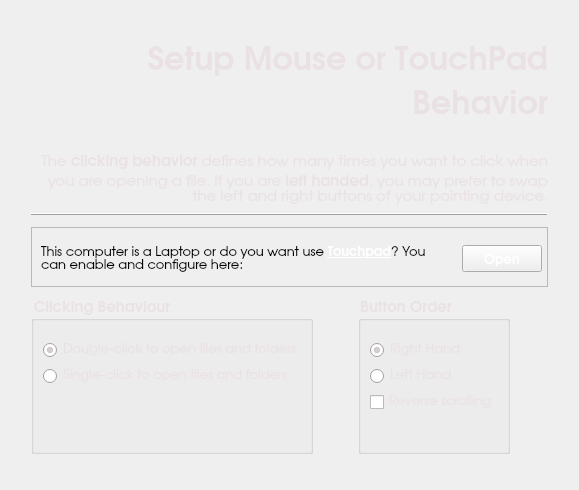
<?xml version="1.0" encoding="UTF-8"?>
<ui version="4.0">
 <class>mouseWidget</class>
 <widget class="QWidget" name="mouseWidget">
  <property name="geometry">
   <rect>
    <x>0</x>
    <y>0</y>
    <width>579</width>
    <height>490</height>
   </rect>
  </property>
  <property name="windowTitle">
   <string>Mouse</string>
  </property>
  <property name="styleSheet">
   <string notr="true"/>
  </property>
  <layout class="QGridLayout" name="gridLayout_3">
   <item row="1" column="1">
    <layout class="QVBoxLayout" name="verticalLayout">
     <item>
      <layout class="QVBoxLayout" name="verticalLayout_4">
       <item>
        <widget class="QLabel" name="label">
         <property name="sizePolicy">
          <sizepolicy hsizetype="Preferred" vsizetype="Fixed">
           <horstretch>0</horstretch>
           <verstretch>0</verstretch>
          </sizepolicy>
         </property>
         <property name="minimumSize">
          <size>
           <width>0</width>
           <height>50</height>
          </size>
         </property>
         <property name="font">
          <font>
           <family>URW Gothic L</family>
           <pointsize>24</pointsize>
           <weight>75</weight>
           <bold>true</bold>
          </font>
         </property>
         <property name="styleSheet">
          <string>color: rgb(234, 225, 228);</string>
         </property>
         <property name="text">
          <string>Setup Mouse or TouchPad Behavior</string>
         </property>
         <property name="alignment">
          <set>Qt::AlignRight|Qt::AlignTrailing|Qt::AlignVCenter</set>
         </property>
         <property name="wordWrap">
          <bool>true</bool>
         </property>
        </widget>
       </item>
      </layout>
     </item>
     <item>
      <spacer name="verticalSpacer">
       <property name="orientation">
        <enum>Qt::Vertical</enum>
       </property>
       <property name="sizeType">
        <enum>QSizePolicy::Expanding</enum>
       </property>
       <property name="sizeHint" stdset="0">
        <size>
         <width>20</width>
         <height>20</height>
        </size>
       </property>
      </spacer>
     </item>
     <item>
      <layout class="QHBoxLayout" name="horizontalLayout">
       <item>
        <widget class="QLabel" name="labelMouseDesc">
         <property name="minimumSize">
          <size>
           <width>300</width>
           <height>0</height>
          </size>
         </property>
         <property name="font">
          <font>
           <family>URW Gothic L</family>
           <pointsize>11</pointsize>
          </font>
         </property>
         <property name="styleSheet">
          <string notr="true">color: rgb(234, 225, 228);</string>
         </property>
         <property name="text">
          <string>The &lt;b&gt;clicking behavior&lt;/b&gt; defines how many times you want to click when you are opening a file. If you are &lt;b&gt;left handed&lt;/b&gt;, you may prefer to swap the left and right buttons of your pointing device.</string>
         </property>
         <property name="alignment">
          <set>Qt::AlignRight|Qt::AlignTrailing|Qt::AlignVCenter</set>
         </property>
         <property name="wordWrap">
          <bool>true</bool>
         </property>
        </widget>
       </item>
      </layout>
     </item>
     <item>
      <widget class="QFrame" name="frame">
       <property name="sizePolicy">
        <sizepolicy hsizetype="Preferred" vsizetype="Fixed">
         <horstretch>0</horstretch>
         <verstretch>10</verstretch>
        </sizepolicy>
       </property>
       <property name="frameShape">
        <enum>QFrame::HLine</enum>
       </property>
       <property name="frameShadow">
        <enum>QFrame::Raised</enum>
       </property>
      </widget>
     </item>
     <item>
      <spacer name="verticalSpacer_4">
       <property name="orientation">
        <enum>Qt::Vertical</enum>
       </property>
       <property name="sizeType">
        <enum>QSizePolicy::Fixed</enum>
       </property>
       <property name="sizeHint" stdset="0">
        <size>
         <width>20</width>
         <height>5</height>
        </size>
       </property>
      </spacer>
     </item>
     <item>
      <widget class="QFrame" name="frame_2">
       <property name="sizePolicy">
        <sizepolicy hsizetype="Expanding" vsizetype="Expanding">
         <horstretch>0</horstretch>
         <verstretch>0</verstretch>
        </sizepolicy>
       </property>
       <property name="minimumSize">
        <size>
         <width>0</width>
         <height>60</height>
        </size>
       </property>
       <property name="frameShape">
        <enum>QFrame::StyledPanel</enum>
       </property>
       <property name="frameShadow">
        <enum>QFrame::Sunken</enum>
       </property>
       <widget class="QWidget" name="layoutWidget">
        <property name="geometry">
         <rect>
          <x>0</x>
          <y>1</y>
          <width>521</width>
          <height>61</height>
         </rect>
        </property>
        <layout class="QHBoxLayout" name="horizontalLayout_3">
         <property name="leftMargin">
          <number>10</number>
         </property>
         <property name="rightMargin">
          <number>10</number>
         </property>
         <item>
          <widget class="QLabel" name="labelTouchPadPdesc">
           <property name="sizePolicy">
            <sizepolicy hsizetype="Expanding" vsizetype="Preferred">
             <horstretch>0</horstretch>
             <verstretch>0</verstretch>
            </sizepolicy>
           </property>
           <property name="font">
            <font>
             <family>URW Gothic L</family>
             <pointsize>10</pointsize>
            </font>
           </property>
           <property name="autoFillBackground">
            <bool>false</bool>
           </property>
           <property name="text">
            <string>&lt;!DOCTYPE HTML PUBLIC &quot;-//W3C//DTD HTML 4.0//EN&quot; &quot;http://www.w3.org/TR/REC-html40/strict.dtd&quot;&gt;
&lt;html&gt;&lt;head&gt;&lt;meta name=&quot;qrichtext&quot; content=&quot;1&quot; /&gt;&lt;style type=&quot;text/css&quot;&gt;
p, li { white-space: pre-wrap; }
&lt;/style&gt;&lt;/head&gt;&lt;body style=&quot; font-family:'URW Gothic L'; font-size:10pt; font-weight:400; font-style:normal;&quot;&gt;
&lt;p style=&quot; margin-top:0px; margin-bottom:0px; margin-left:0px; margin-right:0px; -qt-block-indent:0; text-indent:0px;&quot;&gt;This computer is a Laptop or do you want use &lt;span style=&quot; font-weight:600; text-decoration: underline; color:#ffffff;&quot;&gt;Touchpad&lt;/span&gt;? You can enable and configure here:&lt;/p&gt;&lt;/body&gt;&lt;/html&gt;</string>
           </property>
           <property name="textFormat">
            <enum>Qt::AutoText</enum>
           </property>
           <property name="wordWrap">
            <bool>true</bool>
           </property>
          </widget>
         </item>
         <item>
          <spacer name="horizontalSpacer_4">
           <property name="orientation">
            <enum>Qt::Horizontal</enum>
           </property>
           <property name="sizeType">
            <enum>QSizePolicy::Fixed</enum>
           </property>
           <property name="sizeHint" stdset="0">
            <size>
             <width>15</width>
             <height>20</height>
            </size>
           </property>
          </spacer>
         </item>
         <item>
          <widget class="QPushButton" name="pushTouchPadButton">
           <property name="minimumSize">
            <size>
             <width>80</width>
             <height>0</height>
            </size>
           </property>
           <property name="maximumSize">
            <size>
             <width>120</width>
             <height>16777215</height>
            </size>
           </property>
           <property name="font">
            <font>
             <family>URW Gothic L</family>
             <pointsize>10</pointsize>
             <weight>75</weight>
             <bold>true</bold>
            </font>
           </property>
           <property name="toolTip">
            <string>&lt;!DOCTYPE HTML PUBLIC &quot;-//W3C//DTD HTML 4.0//EN&quot; &quot;http://www.w3.org/TR/REC-html40/strict.dtd&quot;&gt;
&lt;html&gt;&lt;head&gt;&lt;meta name=&quot;qrichtext&quot; content=&quot;1&quot; /&gt;&lt;style type=&quot;text/css&quot;&gt;
p, li { white-space: pre-wrap; }
&lt;/style&gt;&lt;/head&gt;&lt;body style=&quot; font-family:'Sans Serif'; font-size:9pt; font-weight:400; font-style:normal;&quot;&gt;
&lt;p style=&quot; margin-top:0px; margin-bottom:0px; margin-left:0px; margin-right:0px; -qt-block-indent:0; text-indent:0px;&quot;&gt;&lt;span style=&quot; font-weight:600;&quot;&gt;Configure and enable TouchPad tapping, &lt;/span&gt;&lt;/p&gt;
&lt;p style=&quot; margin-top:0px; margin-bottom:0px; margin-left:0px; margin-right:0px; -qt-block-indent:0; text-indent:0px;&quot;&gt;&lt;span style=&quot; font-weight:600;&quot;&gt;scrolling, buttons, etc...&lt;/span&gt;&lt;/p&gt;
&lt;p style=&quot;-qt-paragraph-type:empty; margin-top:0px; margin-bottom:0px; margin-left:0px; margin-right:0px; -qt-block-indent:0; text-indent:0px; font-weight:600;&quot;&gt;&lt;/p&gt;&lt;/body&gt;&lt;/html&gt;</string>
           </property>
           <property name="statusTip">
            <string/>
           </property>
           <property name="styleSheet">
            <string notr="true">border-color: rgb(255, 81, 0);
color: rgb(255, 255, 255);</string>
           </property>
           <property name="text">
            <string>Open</string>
           </property>
           <property name="flat">
            <bool>false</bool>
           </property>
          </widget>
         </item>
        </layout>
       </widget>
      </widget>
     </item>
     <item>
      <layout class="QHBoxLayout" name="horizontalLayout_2">
       <item>
        <layout class="QVBoxLayout" name="verticalLayout_2">
         <item>
          <widget class="QGroupBox" name="groupBoxClickBehaviour">
           <property name="font">
            <font>
             <family>URW Gothic L</family>
             <pointsize>11</pointsize>
             <weight>75</weight>
             <bold>true</bold>
            </font>
           </property>
           <property name="autoFillBackground">
            <bool>false</bool>
           </property>
           <property name="styleSheet">
            <string notr="true">color:#eae1e4</string>
           </property>
           <property name="title">
            <string>Clicking Behaviour</string>
           </property>
           <property name="flat">
            <bool>true</bool>
           </property>
           <property name="checkable">
            <bool>false</bool>
           </property>
           <layout class="QGridLayout" name="gridLayout">
            <item row="3" column="0">
             <widget class="QRadioButton" name="DoubleClick">
              <property name="font">
               <font>
                <family>URW Gothic L</family>
                <pointsize>10</pointsize>
                <weight>50</weight>
                <italic>false</italic>
                <bold>false</bold>
                <underline>false</underline>
                <strikeout>false</strikeout>
                <kerning>true</kerning>
               </font>
              </property>
              <property name="text">
               <string>Dou&amp;ble-click to open files and folders</string>
              </property>
              <property name="checked">
               <bool>true</bool>
              </property>
             </widget>
            </item>
            <item row="5" column="0">
             <spacer name="verticalSpacer_5">
              <property name="orientation">
               <enum>Qt::Vertical</enum>
              </property>
              <property name="sizeType">
               <enum>QSizePolicy::Expanding</enum>
              </property>
              <property name="sizeHint" stdset="0">
               <size>
                <width>20</width>
                <height>30</height>
               </size>
              </property>
             </spacer>
            </item>
            <item row="0" column="0">
             <spacer name="verticalSpacer_7">
              <property name="orientation">
               <enum>Qt::Vertical</enum>
              </property>
              <property name="sizeType">
               <enum>QSizePolicy::Fixed</enum>
              </property>
              <property name="sizeHint" stdset="0">
               <size>
                <width>20</width>
                <height>10</height>
               </size>
              </property>
             </spacer>
            </item>
            <item row="4" column="0">
             <widget class="QRadioButton" name="singleClick">
              <property name="enabled">
               <bool>true</bool>
              </property>
              <property name="font">
               <font>
                <family>URW Gothic L</family>
                <pointsize>10</pointsize>
               </font>
              </property>
              <property name="mouseTracking">
               <bool>true</bool>
              </property>
              <property name="text">
               <string>Single-click to open files and folders</string>
              </property>
              <property name="checked">
               <bool>false</bool>
              </property>
             </widget>
            </item>
           </layout>
          </widget>
         </item>
        </layout>
       </item>
       <item>
        <spacer name="horizontalSpacer">
         <property name="orientation">
          <enum>Qt::Horizontal</enum>
         </property>
         <property name="sizeType">
          <enum>QSizePolicy::Expanding</enum>
         </property>
         <property name="sizeHint" stdset="0">
          <size>
           <width>20</width>
           <height>20</height>
          </size>
         </property>
        </spacer>
       </item>
       <item>
        <layout class="QVBoxLayout" name="verticalLayout_3">
         <item>
          <widget class="QGroupBox" name="groupBoxButtonOrder">
           <property name="font">
            <font>
             <family>URW Gothic L</family>
             <pointsize>11</pointsize>
             <weight>75</weight>
             <bold>true</bold>
            </font>
           </property>
           <property name="styleSheet">
            <string notr="true">color:#eae1e4</string>
           </property>
           <property name="title">
            <string>Button Order</string>
           </property>
           <property name="flat">
            <bool>true</bool>
           </property>
           <property name="checkable">
            <bool>false</bool>
           </property>
           <layout class="QGridLayout" name="gridLayout_2">
            <item row="2" column="0">
             <widget class="QRadioButton" name="radioButtonRightHand">
              <property name="font">
               <font>
                <family>URW Gothic L</family>
                <pointsize>10</pointsize>
               </font>
              </property>
              <property name="text">
               <string>Right Hand</string>
              </property>
              <property name="checked">
               <bool>true</bool>
              </property>
             </widget>
            </item>
            <item row="4" column="0">
             <widget class="QCheckBox" name="checkReverse">
              <property name="font">
               <font>
                <family>URW Gothic L</family>
                <pointsize>10</pointsize>
               </font>
              </property>
              <property name="styleSheet">
               <string notr="true">color:#eae1e4</string>
              </property>
              <property name="text">
               <string>Reverse scrolling</string>
              </property>
             </widget>
            </item>
            <item row="3" column="0">
             <widget class="QRadioButton" name="radioButtonLeftHand">
              <property name="font">
               <font>
                <family>URW Gothic L</family>
                <pointsize>10</pointsize>
               </font>
              </property>
              <property name="text">
               <string>Left Hand</string>
              </property>
             </widget>
            </item>
            <item row="5" column="0">
             <spacer name="verticalSpacer_6">
              <property name="orientation">
               <enum>Qt::Vertical</enum>
              </property>
              <property name="sizeType">
               <enum>QSizePolicy::Expanding</enum>
              </property>
              <property name="sizeHint" stdset="0">
               <size>
                <width>20</width>
                <height>30</height>
               </size>
              </property>
             </spacer>
            </item>
            <item row="1" column="0">
             <spacer name="verticalSpacer_8">
              <property name="orientation">
               <enum>Qt::Vertical</enum>
              </property>
              <property name="sizeType">
               <enum>QSizePolicy::Fixed</enum>
              </property>
              <property name="sizeHint" stdset="0">
               <size>
                <width>20</width>
                <height>10</height>
               </size>
              </property>
             </spacer>
            </item>
           </layout>
          </widget>
         </item>
        </layout>
       </item>
       <item>
        <spacer name="horizontalSpacer_5">
         <property name="orientation">
          <enum>Qt::Horizontal</enum>
         </property>
         <property name="sizeType">
          <enum>QSizePolicy::Expanding</enum>
         </property>
         <property name="sizeHint" stdset="0">
          <size>
           <width>20</width>
           <height>20</height>
          </size>
         </property>
        </spacer>
       </item>
      </layout>
     </item>
    </layout>
   </item>
   <item row="2" column="1">
    <spacer name="verticalSpacer_2">
     <property name="orientation">
      <enum>Qt::Vertical</enum>
     </property>
     <property name="sizeHint" stdset="0">
      <size>
       <width>20</width>
       <height>40</height>
      </size>
     </property>
    </spacer>
   </item>
   <item row="1" column="0">
    <spacer name="horizontalSpacer_2">
     <property name="orientation">
      <enum>Qt::Horizontal</enum>
     </property>
     <property name="sizeType">
      <enum>QSizePolicy::Fixed</enum>
     </property>
     <property name="sizeHint" stdset="0">
      <size>
       <width>20</width>
       <height>20</height>
      </size>
     </property>
    </spacer>
   </item>
   <item row="0" column="1">
    <spacer name="verticalSpacer_3">
     <property name="orientation">
      <enum>Qt::Vertical</enum>
     </property>
     <property name="sizeType">
      <enum>QSizePolicy::Expanding</enum>
     </property>
     <property name="sizeHint" stdset="0">
      <size>
       <width>20</width>
       <height>40</height>
      </size>
     </property>
    </spacer>
   </item>
   <item row="1" column="2">
    <spacer name="horizontalSpacer_3">
     <property name="orientation">
      <enum>Qt::Horizontal</enum>
     </property>
     <property name="sizeType">
      <enum>QSizePolicy::Fixed</enum>
     </property>
     <property name="sizeHint" stdset="0">
      <size>
       <width>20</width>
       <height>20</height>
      </size>
     </property>
    </spacer>
   </item>
  </layout>
 </widget>
 <resources/>
 <connections/>
</ui>
